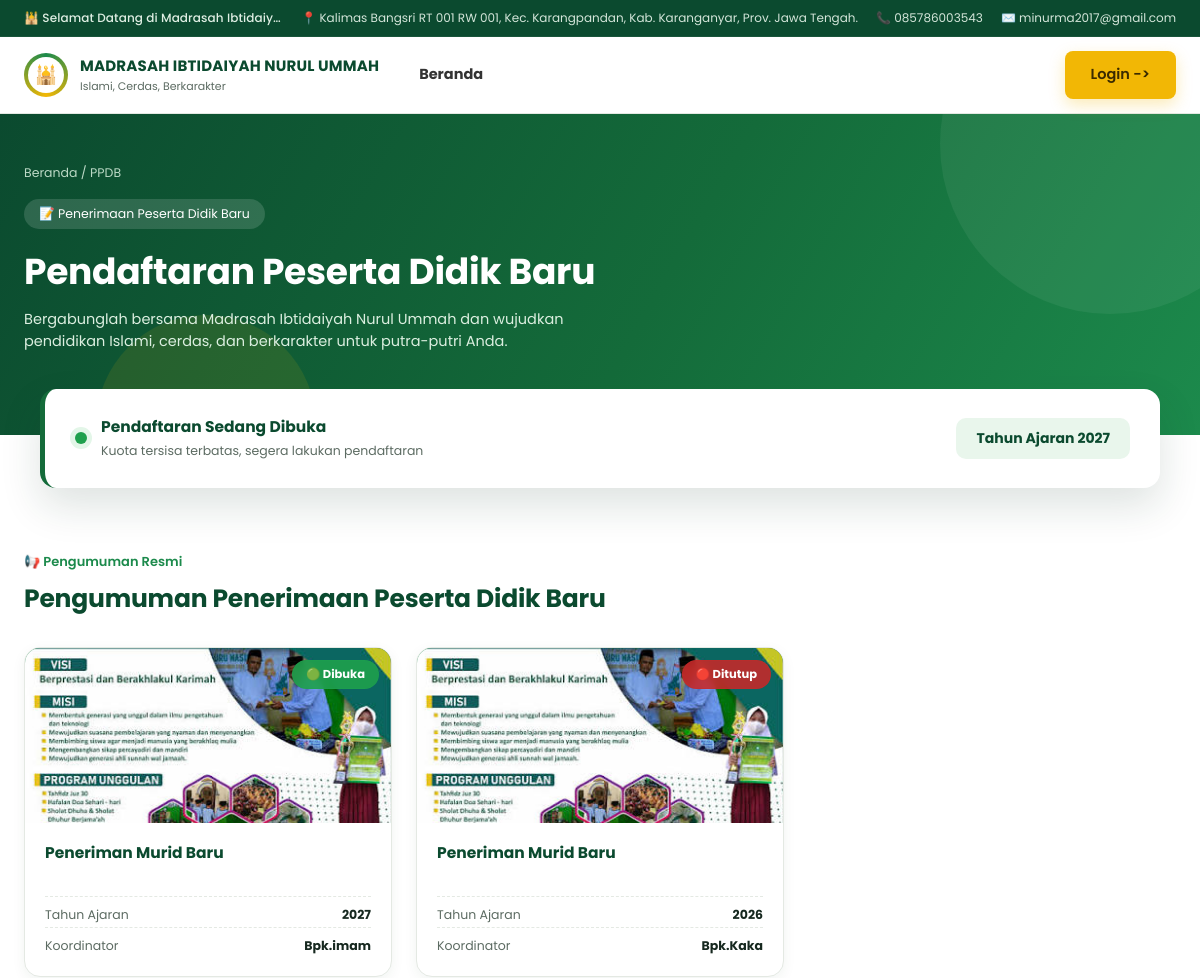
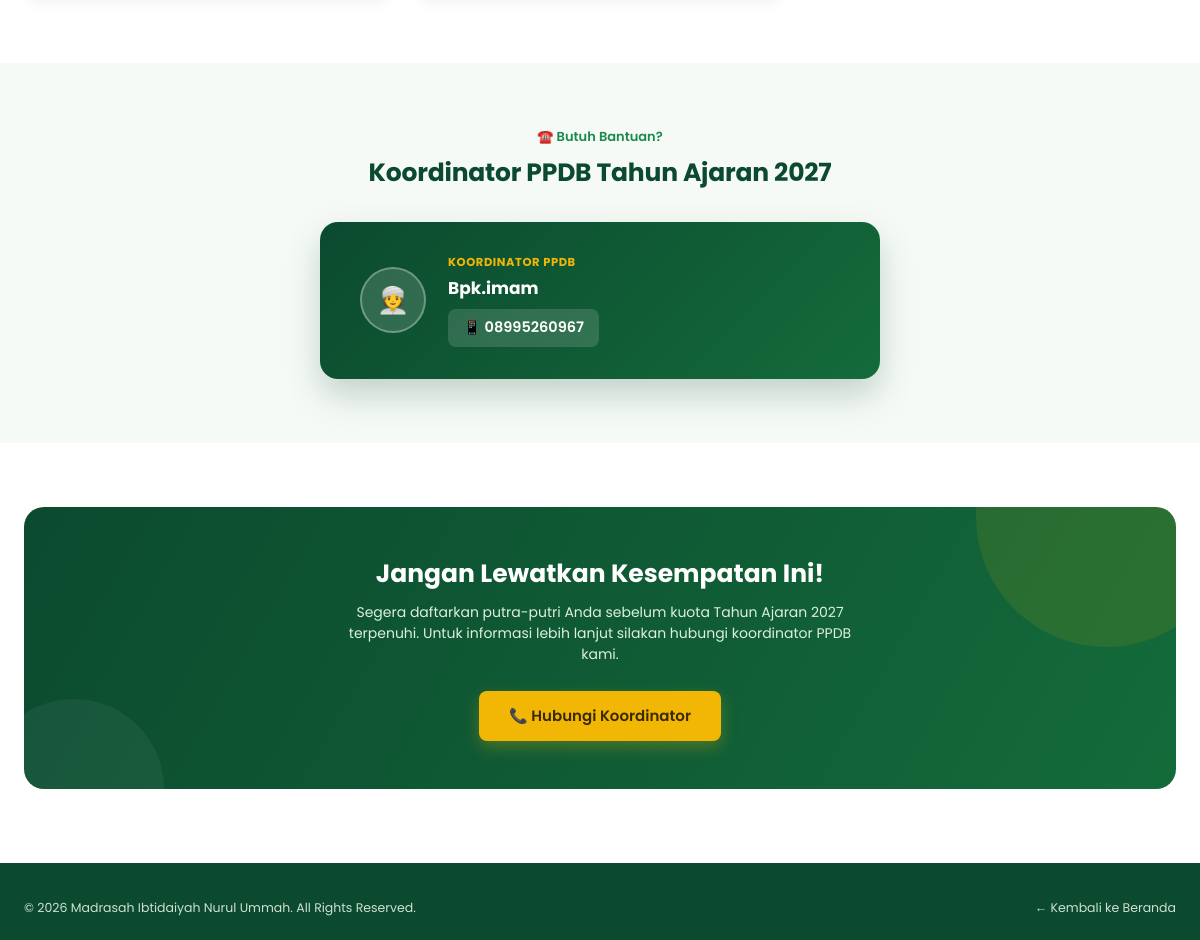
Screenshot of /index.php/halaman_ppdb with the database file from the repository (2 pictures, top to bottom).
### tables this page shows
CREATE TABLE `kontak` (
  `id_kontak` int NOT NULL,
  `nama_sekolah` varchar(150) NOT NULL,
  `alamat` text,
  `telepon` varchar(20) DEFAULT NULL,
  `email` varchar(100) DEFAULT NULL,
  `website` varchar(150) DEFAULT NULL,
  `facebook` varchar(150) DEFAULT NULL,
  `instagram` varchar(150) DEFAULT NULL,
  `whatsapp` varchar(20) DEFAULT NULL,
  `jam_operasional` varchar(100) DEFAULT NULL,
  `created_at` timestamp NULL DEFAULT CURRENT_TIMESTAMP,
  `youtube` varchar(250) NOT NULL,
  `tiktok` varchar(250) NOT NULL
);

CREATE TABLE `ppdb` (
  `id_ppdb` int NOT NULL,
  `foto` varchar(250) NOT NULL,
  `judul` varchar(250) NOT NULL,
  `tahun_ajaran` int NOT NULL,
  `nomor_kordinator` varchar(250) NOT NULL,
  `nama_kordinator` varchar(250) NOT NULL,
  `status` enum('Buka','Tutup') NOT NULL
);

### application/controllers/Halaman_ppdb.php (called while the page is built, shortened)
<?php
class Halaman_ppdb extends CI_Controller {
    public function __construct(){
        $this->load->database();
    }
    public function index()
    {
        $kontak = $this->db->get('kontak')->row();
        $ppdb_list = $this->db->order_by('id_ppdb', 'DESC')->get('ppdb')->result_array();
        $ppdb = $this->db->order_by('id_ppdb', 'DESC')->limit(1)->get('ppdb')->row();
        $data = [
            'kontak'    => $kontak,
            'ppdb'      => $ppdb,
            'ppdb_list' => $ppdb_list,
        ];
        $this->load->view('halaman_ppdb', $data);
    }
}

### index.php (called while the page is built, shortened)
<?php
require_once BASEPATH.'core/CodeIgniter.php';

### application/views/halaman_ppdb.php (the view, shortened to what this page needs)
<!DOCTYPE html>
<html lang="id">
<head>
</head>
<body>
<div class="topbar">
  <div class="container">
    <div>🕌 Selamat Datang di <?= html_escape($kontak->nama_sekolah ?? 'Madrasah Ibtidaiyah') ?></div>
    <div class="right">
      <span>📍 <?= html_escape($kontak->alamat ?? '-') ?></span>
      <span>📞 <?= html_escape($kontak->telepon ?? '-') ?></span>
      <span>✉️ <?= html_escape($kontak->email ?? '-') ?></span>
    </div>
  </div>
</div>
<header class="nav">
  <div class="container">
    <div class="brand">
      <?php if (!empty($kontak->logo)): ?>
        <img src="<?= base_url('upload/kontak/' . $kontak->logo) ?>" alt="Logo" style="width:44px;height:44px;border-radius:50%;object-fit:cover">
      <?php else: ?>
        <div class="logo"><span>🕌</span></div>
      <?php endif; ?>
      <div>
        <h1><?= html_escape(strtoupper($kontak->nama_sekolah ?? 'MI MADRASAH IBTIDAIYAH')) ?></h1>
        <p><?= html_escape($kontak->jenjang ?? 'Islami, Cerdas, Berkarakter') ?></p>
      </div>
    </div>
    <nav class="links">
      <a href="<?= base_url('landing_page') ?>" ><b>Beranda</b></a>
    </nav>
    <a href="<?= base_url('auth/login');?>" class="btn btn-gold">Login -></a>
  </div>
</header>
<section class="page-hero">
  <div class="container">
    <div class="breadcrumb"><a href="<?= base_url() ?>">Beranda</a> / PPDB</div>
    <div class="tag">📝 Penerimaan Peserta Didik Baru</div>
    <h1>Pendaftaran Peserta Didik Baru</h1>
    <p>Bergabunglah bersama <?= html_escape($kontak->nama_sekolah ?? 'Madrasah Ibtidaiyah') ?> dan wujudkan pendidikan Islami, cerdas, dan berkarakter untuk putra-putri Anda.</p>
  </div>
</section>
<div class="container">
  <?php $statusTerbuka = (strtolower(trim($ppdb->status ?? '')) === 'buka'); ?>
  <div class="status-card <?= $statusTerbuka ? '' : 'tutup' ?>">
    <div class="left">
      <div class="dot"></div>
      <div>
        <b><?= $statusTerbuka ? 'Pendaftaran Sedang Dibuka' : 'Pendaftaran Sedang Ditutup' ?></b>
        <small><?= $statusTerbuka ? 'Kuota tersisa terbatas, segera lakukan pendaftaran' : 'Nantikan info pendaftaran periode berikutnya' ?></small>
      </div>
    </div>
    <div class="tahun">Tahun Ajaran <?= html_escape($ppdb->tahun_ajaran ?? '-') ?></div>
  </div>
</div>
<section id="pengumuman">
  <div class="container">
    <div class="section-head">
      <div class="eyebrow">📢 Pengumuman Resmi</div>
      <h2>Pengumuman Penerimaan Peserta Didik Baru</h2>
    </div>
    <div class="pengumuman-grid">
      <?php if (!empty($ppdb_list)): ?>
        <?php foreach ($ppdb_list as $p): ?>
        <?php $isBuka = (strtolower(trim($p['status'] ?? '')) === 'buka'); ?>
        <article class="pengumuman-card">
          <div class="card-img-wrap">
            <?php if (!empty($p['foto'])): ?>
              <img class="card-img" src="<?= base_url('upload/foto_ppdb/' . $p['foto']) ?>" alt="<?= html_escape($p['judul']) ?>">
            <?php else: ?>
              <div class="card-img"></div>
            <?php endif; ?>
            <?php if ($isBuka): ?>
              <span class="status-badge status-buka">🟢 Dibuka</span>
            <?php else: ?>
              <span class="status-badge status-tutup">🔴 Ditutup</span>
            <?php endif; ?>
          </div>
          <div class="card-body">
            <h3><?= html_escape($p['judul']) ?></h3>
            <div class="meta">
              <span>Tahun Ajaran</span>
              <b><?= html_escape($p['tahun_ajaran']) ?></b>
            </div>
            <div class="meta">
              <span>Koordinator</span>
              <b><?= html_escape($p['nama_kordinator']) ?></b>
            </div>
          </div>
        </article>
        <?php endforeach; ?>
      <?php else: ?>
        <p style="text-align:center;color:var(--muted);grid-column:1/-1">Belum ada data PPDB.</p>
      <?php endif; ?>
    </div>
  </div>
</section>
<section id="koordinator" style="background:#f6faf6;">
  <div class="container">
    <div class="section-head" style="text-align:center;">
      <div class="eyebrow" style="justify-content:center;">☎️ Butuh Bantuan?</div>
      <h2>Koordinator PPDB Tahun Ajaran <?= html_escape($ppdb->tahun_ajaran ?? '-') ?></h2>
    </div>
    <div class="koor-wrap">
      <div class="koor-card">
        <div class="avatar">👳</div>
        <div>
          <div class="role">Koordinator PPDB</div>
          <b><?= html_escape($ppdb->nama_kordinator ?? 'Koordinator PPDB') ?></b>
          <div class="phone">📱 <?= html_escape($ppdb->nomor_kordinator ?? '-') ?></div>
        </div>
      </div>
    </div>
  </div>
</section>
<section id="daftar">
  <div class="container">
    <div class="cta-ppdb">
      <h2>Jangan Lewatkan Kesempatan Ini!</h2>
      <p>Segera daftarkan putra-putri Anda sebelum kuota Tahun Ajaran <?= html_escape($ppdb->tahun_ajaran ?? '-') ?> terpenuhi. Untuk informasi lebih lanjut silakan hubungi koordinator PPDB kami.</p>
      <div class="cta-row">
        <a href="https://wa.me/<?= html_escape($ppdb->nomor_kordinator ?? '-') ?>" class="btn btn-gold">📞 Hubungi Koordinator</a>
      </div>
    </div>
  </div>
</section>
<footer>
  <div class="container">
    <div>© <?= date('Y') ?> <?= html_escape($kontak->nama_sekolah ?? 'MI Madrasah Ibtidaiyah') ?>. All Rights Reserved.</div>
    <div><a href="<?= base_url() ?>">← Kembali ke Beranda</a></div>
  </div>
</footer>
</body>
</html>

### rows the page displays
kontak: nama_sekolah "Madrasah Ibtidaiy…", alamat "Kalimas Bangsri RT 001 RW 001, Kec. Karangpandan, Kab. Karanganyar, Prov. Jawa Tengah.", telepon "085786003543", email "minurma2017@gmail.com", nama_sekolah "MADRASAH IBTIDAIYAH NURUL UMMAH", nama_sekolah "Madrasah Ibtidaiyah Nurul Ummah"
ppdb: tahun_ajaran "2027", foto (picture), status "🟢 Dibuka", judul "Peneriman Murid Baru", nama_kordinator "Bpk.imam", nomor_kordinator "08995260967"
ppdb: foto (picture), status "🔴 Ditutup", judul "Peneriman Murid Baru", tahun_ajaran "2026", nama_kordinator "Bpk.Kaka"

### other values shown
$kontak->jenjang "Islami, Cerdas, Berkarakter"
